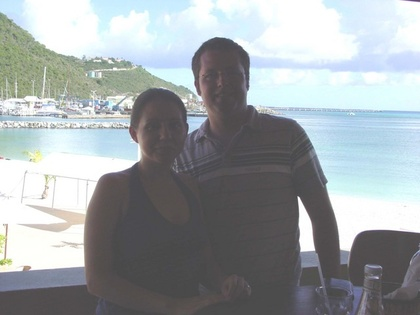
%> input picture MATLAB/poorcontrast.jpg, 420 x 315 px, shrunk from 640 x 480 before the run
$ octave dilate.m   (GNU Octave 9; MATLAB toolbox functions it lacks are replaced by stand-ins)
%> lines starting %> are read from the running program, lines starting %| are printed output that depends on the picture
orig = imread('poorcontrast.jpg');
%> orig is the input picture: size 315x420x3 uint8; mean R, G, B 158.6, 164.7, 167.5
origGris = rgb2gray(orig);
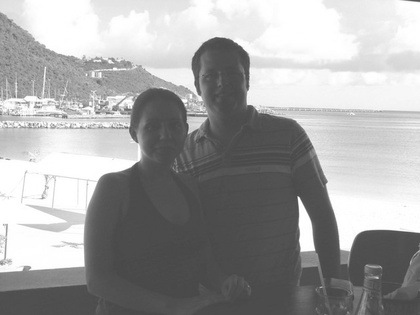
%> origGris: size 315x420 uint8; min 67, max 255, mean 163.2
subplot(1,2,1)
imshow(origGris)
subplot(1,2,2)
imhist(origGris)
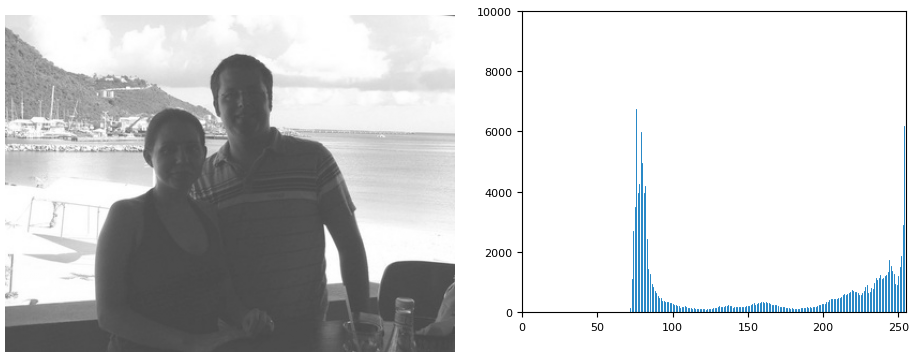
%> figure redrawn from the program's plot data, 2 panels
[m,n] = size(origGris);
%> m = 315; n = 420

final = zeros(m,n);

for i = 1:1:m
    for j = 1:1:n
       if (0 <= origGris(i,j) < 73)
           final(i,j) = 0.5*origGris(i,j);
       end
       if (77 <= origGris(i,j) < 85)
           final(i,j) = (1.5*(origGris(i,j)-73))+36.5;
       end
       if (145 <= origGris(i,j) < 255)
           final(i,j) = (0.5*(origGris(i,j)-85))+54.5;
       end
    end
end
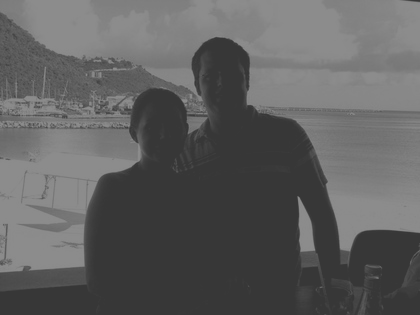
%> final: size 315x420 double; min 55, max 140, mean 95.4
final = uint8(final);
%> final: size 315x420 uint8
figure
subplot(1,2,1)
imshow(final)
subplot(1,2,2)
imhist(final)
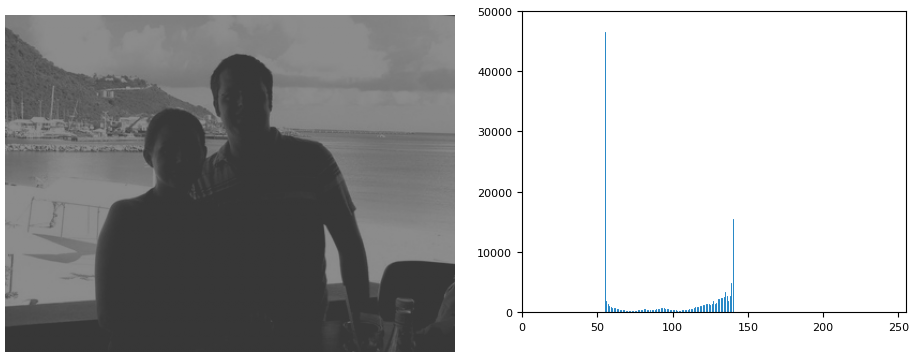
%> figure redrawn from the program's plot data, 2 panels
